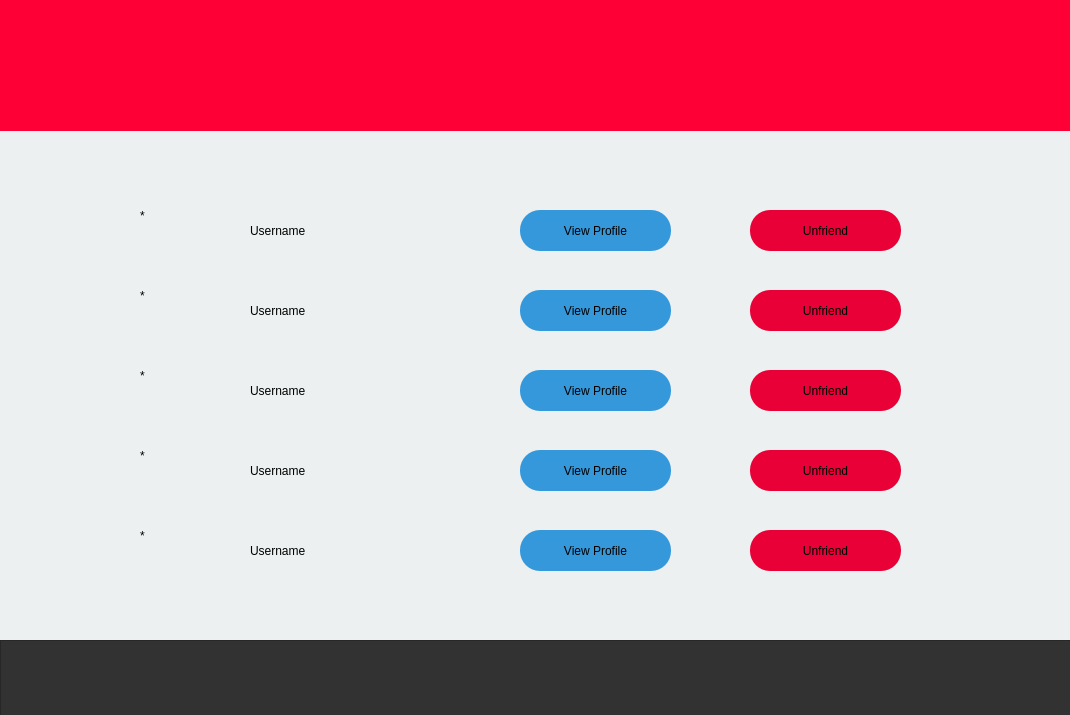
<?xml version="1.0" encoding="UTF-8"?>
<ui version="4.0">
 <class>Friends</class>
 <widget class="QDialog" name="Friends">
  <property name="geometry">
   <rect>
    <x>0</x>
    <y>0</y>
    <width>1070</width>
    <height>715</height>
   </rect>
  </property>
  <property name="sizePolicy">
   <sizepolicy hsizetype="Preferred" vsizetype="Preferred">
    <horstretch>0</horstretch>
    <verstretch>0</verstretch>
   </sizepolicy>
  </property>
  <property name="minimumSize">
   <size>
    <width>1070</width>
    <height>715</height>
   </size>
  </property>
  <property name="maximumSize">
   <size>
    <width>1070</width>
    <height>800</height>
   </size>
  </property>
  <property name="windowTitle">
   <string>Friends</string>
  </property>
  <property name="styleSheet">
   <string notr="true">QDialog{
	background-color: rgb(236, 240, 241);
}
QPushButton::hover{
color:white;
}</string>
  </property>
  <widget class="QLabel" name="label">
   <property name="geometry">
    <rect>
     <x>0</x>
     <y>0</y>
     <width>2001</width>
     <height>131</height>
    </rect>
   </property>
   <property name="styleSheet">
    <string notr="true">QLabel{
background-color:rgb(255,0,54);
}</string>
   </property>
   <property name="text">
    <string/>
   </property>
  </widget>
  <widget class="QLabel" name="label_2">
   <property name="geometry">
    <rect>
     <x>10</x>
     <y>0</y>
     <width>151</width>
     <height>131</height>
    </rect>
   </property>
   <property name="styleSheet">
    <string notr="true">QLabel{border-image: url(:/Final_Logo.png);
}</string>
   </property>
   <property name="text">
    <string/>
   </property>
  </widget>
  <widget class="QFrame" name="frame">
   <property name="geometry">
    <rect>
     <x>0</x>
     <y>640</y>
     <width>2001</width>
     <height>81</height>
    </rect>
   </property>
   <property name="styleSheet">
    <string notr="true">QFrame{
background-color: rgb(50,50,50);
}
QPushButton::hover{
border-color: rgb(237, 212, 0);
}</string>
   </property>
   <property name="frameShape">
    <enum>QFrame::StyledPanel</enum>
   </property>
   <property name="frameShadow">
    <enum>QFrame::Raised</enum>
   </property>
   <widget class="QPushButton" name="home">
    <property name="geometry">
     <rect>
      <x>190</x>
      <y>10</y>
      <width>61</width>
      <height>61</height>
     </rect>
    </property>
    <property name="styleSheet">
     <string notr="true">QPushButton{
	border-image: url(:/home.png);
border-radius:10px;
min-height:20px;
min-width:20px;
}</string>
    </property>
    <property name="text">
     <string/>
    </property>
   </widget>
   <widget class="QPushButton" name="search">
    <property name="geometry">
     <rect>
      <x>340</x>
      <y>16</y>
      <width>41</width>
      <height>51</height>
     </rect>
    </property>
    <property name="styleSheet">
     <string notr="true">QPushButton{
	border-image: url(:/search.png);
border-radius:10px;
min-height:20px;
min-width:20px;
}</string>
    </property>
    <property name="text">
     <string/>
    </property>
   </widget>
   <widget class="QPushButton" name="cloud">
    <property name="geometry">
     <rect>
      <x>480</x>
      <y>10</y>
      <width>61</width>
      <height>61</height>
     </rect>
    </property>
    <property name="styleSheet">
     <string notr="true">QPushButton{
border-radius:10px;
	border-image: url(:/cloud-computing.png);
min-height:20px;
min-width:20px;
}</string>
    </property>
    <property name="text">
     <string/>
    </property>
   </widget>
   <widget class="QPushButton" name="notification">
    <property name="geometry">
     <rect>
      <x>640</x>
      <y>16</y>
      <width>51</width>
      <height>51</height>
     </rect>
    </property>
    <property name="styleSheet">
     <string notr="true">QPushButton{
	border-image: url(:/notification.png);
border-radius:10px;
min-height:20px;
min-width:20px;
}</string>
    </property>
    <property name="text">
     <string/>
    </property>
   </widget>
   <widget class="QPushButton" name="user">
    <property name="geometry">
     <rect>
      <x>770</x>
      <y>14</y>
      <width>61</width>
      <height>51</height>
     </rect>
    </property>
    <property name="styleSheet">
     <string notr="true">QPushButton{
	border-image: url(:/man-user.png);
border-radius:10px;
min-height:27px;
min-width:24px;
}</string>
    </property>
    <property name="text">
     <string/>
    </property>
   </widget>
  </widget>
  <widget class="QPushButton" name="pushButton_6">
   <property name="geometry">
    <rect>
     <x>520</x>
     <y>210</y>
     <width>151</width>
     <height>41</height>
    </rect>
   </property>
   <property name="styleSheet">
    <string notr="true">QPushButton{
border-radius:20px;
background-color:rgb(52, 152, 219);
font: 14pt &quot;Ubuntu&quot;;
}</string>
   </property>
   <property name="text">
    <string>View Profile</string>
   </property>
  </widget>
  <widget class="QLabel" name="label_3">
   <property name="geometry">
    <rect>
     <x>140</x>
     <y>180</y>
     <width>81</width>
     <height>71</height>
    </rect>
   </property>
   <property name="text">
    <string>*</string>
   </property>
  </widget>
  <widget class="QLabel" name="label_4">
   <property name="geometry">
    <rect>
     <x>250</x>
     <y>210</y>
     <width>211</width>
     <height>41</height>
    </rect>
   </property>
   <property name="text">
    <string>Username</string>
   </property>
  </widget>
  <widget class="QPushButton" name="pushButton_7">
   <property name="geometry">
    <rect>
     <x>750</x>
     <y>210</y>
     <width>151</width>
     <height>41</height>
    </rect>
   </property>
   <property name="styleSheet">
    <string notr="true">QPushButton{
border-radius:20px;
background-color:rgb(233,0,54);
font: 14pt &quot;Ubuntu&quot;;
}</string>
   </property>
   <property name="text">
    <string>Unfriend</string>
   </property>
  </widget>
  <widget class="QPushButton" name="pushButton_8">
   <property name="geometry">
    <rect>
     <x>750</x>
     <y>290</y>
     <width>151</width>
     <height>41</height>
    </rect>
   </property>
   <property name="styleSheet">
    <string notr="true">QPushButton{
border-radius:20px;
background-color:rgb(233,0,54);
font: 14pt &quot;Ubuntu&quot;;
}</string>
   </property>
   <property name="text">
    <string>Unfriend</string>
   </property>
  </widget>
  <widget class="QLabel" name="label_5">
   <property name="geometry">
    <rect>
     <x>140</x>
     <y>260</y>
     <width>81</width>
     <height>71</height>
    </rect>
   </property>
   <property name="text">
    <string>*</string>
   </property>
  </widget>
  <widget class="QLabel" name="label_6">
   <property name="geometry">
    <rect>
     <x>250</x>
     <y>290</y>
     <width>211</width>
     <height>41</height>
    </rect>
   </property>
   <property name="text">
    <string>Username</string>
   </property>
  </widget>
  <widget class="QPushButton" name="pushButton_9">
   <property name="geometry">
    <rect>
     <x>520</x>
     <y>290</y>
     <width>151</width>
     <height>41</height>
    </rect>
   </property>
   <property name="styleSheet">
    <string notr="true">QPushButton{
border-radius:20px;
background-color:rgb(52, 152, 219);
font: 14pt &quot;Ubuntu&quot;;
}</string>
   </property>
   <property name="text">
    <string>View Profile</string>
   </property>
  </widget>
  <widget class="QPushButton" name="pushButton_10">
   <property name="geometry">
    <rect>
     <x>750</x>
     <y>370</y>
     <width>151</width>
     <height>41</height>
    </rect>
   </property>
   <property name="styleSheet">
    <string notr="true">QPushButton{
border-radius:20px;
background-color:rgb(233,0,54);
font: 14pt &quot;Ubuntu&quot;;
}</string>
   </property>
   <property name="text">
    <string>Unfriend</string>
   </property>
  </widget>
  <widget class="QLabel" name="label_7">
   <property name="geometry">
    <rect>
     <x>140</x>
     <y>340</y>
     <width>81</width>
     <height>71</height>
    </rect>
   </property>
   <property name="text">
    <string>*</string>
   </property>
  </widget>
  <widget class="QPushButton" name="pushButton_11">
   <property name="geometry">
    <rect>
     <x>520</x>
     <y>370</y>
     <width>151</width>
     <height>41</height>
    </rect>
   </property>
   <property name="styleSheet">
    <string notr="true">QPushButton{
border-radius:20px;
background-color:rgb(52, 152, 219);
font: 14pt &quot;Ubuntu&quot;;
}</string>
   </property>
   <property name="text">
    <string>View Profile</string>
   </property>
  </widget>
  <widget class="QLabel" name="label_8">
   <property name="geometry">
    <rect>
     <x>250</x>
     <y>370</y>
     <width>211</width>
     <height>41</height>
    </rect>
   </property>
   <property name="text">
    <string>Username</string>
   </property>
  </widget>
  <widget class="QPushButton" name="pushButton_12">
   <property name="geometry">
    <rect>
     <x>750</x>
     <y>450</y>
     <width>151</width>
     <height>41</height>
    </rect>
   </property>
   <property name="styleSheet">
    <string notr="true">QPushButton{
border-radius:20px;
background-color:rgb(233,0,54);
font: 14pt &quot;Ubuntu&quot;;
}</string>
   </property>
   <property name="text">
    <string>Unfriend</string>
   </property>
  </widget>
  <widget class="QLabel" name="label_9">
   <property name="geometry">
    <rect>
     <x>140</x>
     <y>420</y>
     <width>81</width>
     <height>71</height>
    </rect>
   </property>
   <property name="text">
    <string>*</string>
   </property>
  </widget>
  <widget class="QLabel" name="label_10">
   <property name="geometry">
    <rect>
     <x>250</x>
     <y>450</y>
     <width>211</width>
     <height>41</height>
    </rect>
   </property>
   <property name="text">
    <string>Username</string>
   </property>
  </widget>
  <widget class="QPushButton" name="pushButton_13">
   <property name="geometry">
    <rect>
     <x>520</x>
     <y>450</y>
     <width>151</width>
     <height>41</height>
    </rect>
   </property>
   <property name="styleSheet">
    <string notr="true">QPushButton{
border-radius:20px;
background-color:rgb(52, 152, 219);
font: 14pt &quot;Ubuntu&quot;;
}</string>
   </property>
   <property name="text">
    <string>View Profile</string>
   </property>
  </widget>
  <widget class="QPushButton" name="pushButton_14">
   <property name="geometry">
    <rect>
     <x>750</x>
     <y>530</y>
     <width>151</width>
     <height>41</height>
    </rect>
   </property>
   <property name="styleSheet">
    <string notr="true">QPushButton{
border-radius:20px;
background-color:rgb(233,0,54);
font: 14pt &quot;Ubuntu&quot;;
}</string>
   </property>
   <property name="text">
    <string>Unfriend</string>
   </property>
  </widget>
  <widget class="QPushButton" name="pushButton_15">
   <property name="geometry">
    <rect>
     <x>520</x>
     <y>530</y>
     <width>151</width>
     <height>41</height>
    </rect>
   </property>
   <property name="styleSheet">
    <string notr="true">QPushButton{
border-radius:20px;
background-color:rgb(52, 152, 219);
font: 14pt &quot;Ubuntu&quot;;
}</string>
   </property>
   <property name="text">
    <string>View Profile</string>
   </property>
  </widget>
  <widget class="QLabel" name="label_11">
   <property name="geometry">
    <rect>
     <x>250</x>
     <y>530</y>
     <width>211</width>
     <height>41</height>
    </rect>
   </property>
   <property name="text">
    <string>Username</string>
   </property>
  </widget>
  <widget class="QLabel" name="label_12">
   <property name="geometry">
    <rect>
     <x>140</x>
     <y>500</y>
     <width>81</width>
     <height>71</height>
    </rect>
   </property>
   <property name="text">
    <string>*</string>
   </property>
  </widget>
  <zorder>label</zorder>
  <zorder>frame</zorder>
  <zorder>label_2</zorder>
  <zorder>pushButton_6</zorder>
  <zorder>label_3</zorder>
  <zorder>label_4</zorder>
  <zorder>pushButton_7</zorder>
  <zorder>pushButton_8</zorder>
  <zorder>label_5</zorder>
  <zorder>label_6</zorder>
  <zorder>pushButton_9</zorder>
  <zorder>pushButton_10</zorder>
  <zorder>label_7</zorder>
  <zorder>pushButton_11</zorder>
  <zorder>label_8</zorder>
  <zorder>pushButton_12</zorder>
  <zorder>label_9</zorder>
  <zorder>label_10</zorder>
  <zorder>pushButton_13</zorder>
  <zorder>pushButton_14</zorder>
  <zorder>pushButton_15</zorder>
  <zorder>label_11</zorder>
  <zorder>label_12</zorder>
 </widget>
 <layoutdefault spacing="6" margin="11"/>
 <resources/>
 <connections/>
</ui>
